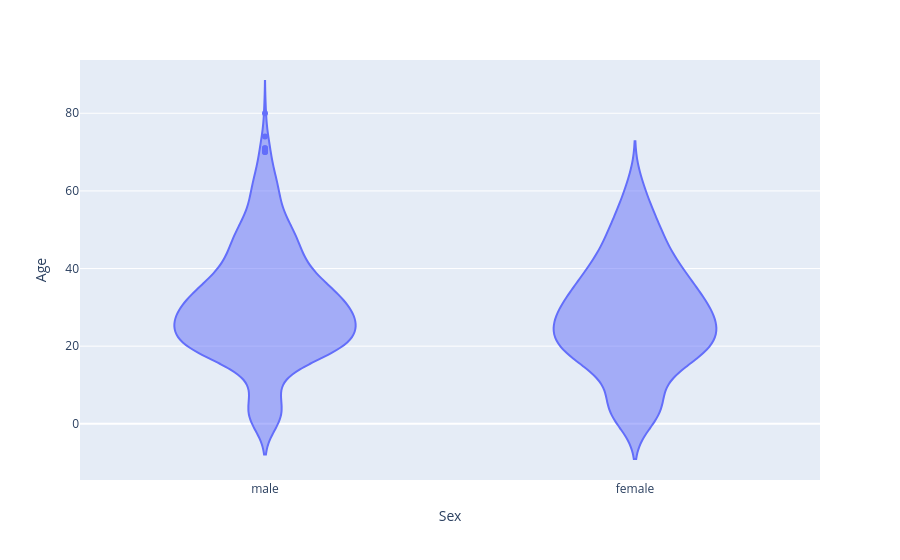

The notebook cell saved with this chart:
### Code cell
fig = px.violin(df_t, x='Sex', y='Age')
fig.show()

### Figure 1 — Plotly figure (JSON) as saved in the notebook; plotly's stock layout.template omitted (floating-point values rounded to 4 significant figures; data arrays with more than 128 entries replaced by an {"elided": "..."} marker saying what was removed)
{"data": [{"alignmentgroup": "True", "box": {"visible": false}, "hovertemplate": "Sex=%{x}<br>Age=%{y}<extra></extra>", "legendgroup": "", "marker": {"color": "#636efa"}, "name": "", "offsetgroup": "", "orientation": "v", "scalegroup": "True", "showlegend": false, "type": "violin", "x": {"elided": "891 str values"}, "x0": " ", "xaxis": "x", "y": {"elided": "891 float values"}, "y0": " ", "yaxis": "y"}], "layout": {"legend": {"tracegroupgap": 0}, "margin": {"t": 60}, "violinmode": "group", "xaxis": {"anchor": "y", "domain": [0, 1], "title": {"text": "Sex"}}, "yaxis": {"anchor": "x", "domain": [0, 1], "title": {"text": "Age"}}}}
